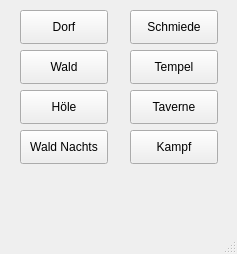
<?xml version="1.0" encoding="UTF-8"?>
<ui version="4.0">
 <class>MainWindow</class>
 <widget class="QMainWindow" name="MainWindow">
  <property name="geometry">
   <rect>
    <x>0</x>
    <y>0</y>
    <width>237</width>
    <height>254</height>
   </rect>
  </property>
  <property name="windowTitle">
   <string>MainWindow</string>
  </property>
  <widget class="QWidget" name="centralwidget">
   <widget class="QPushButton" name="dorf">
    <property name="geometry">
     <rect>
      <x>20</x>
      <y>10</y>
      <width>88</width>
      <height>34</height>
     </rect>
    </property>
    <property name="text">
     <string>Dorf</string>
    </property>
   </widget>
   <widget class="QPushButton" name="wald">
    <property name="geometry">
     <rect>
      <x>20</x>
      <y>50</y>
      <width>88</width>
      <height>34</height>
     </rect>
    </property>
    <property name="text">
     <string>Wald</string>
    </property>
   </widget>
   <widget class="QPushButton" name="schmiede">
    <property name="geometry">
     <rect>
      <x>130</x>
      <y>10</y>
      <width>88</width>
      <height>34</height>
     </rect>
    </property>
    <property name="text">
     <string>Schmiede</string>
    </property>
   </widget>
   <widget class="QPushButton" name="tempel">
    <property name="geometry">
     <rect>
      <x>130</x>
      <y>50</y>
      <width>88</width>
      <height>34</height>
     </rect>
    </property>
    <property name="text">
     <string>Tempel</string>
    </property>
   </widget>
   <widget class="QPushButton" name="hoele">
    <property name="geometry">
     <rect>
      <x>20</x>
      <y>90</y>
      <width>88</width>
      <height>34</height>
     </rect>
    </property>
    <property name="text">
     <string>Höle</string>
    </property>
   </widget>
   <widget class="QPushButton" name="taverne">
    <property name="geometry">
     <rect>
      <x>130</x>
      <y>90</y>
      <width>88</width>
      <height>34</height>
     </rect>
    </property>
    <property name="text">
     <string>Taverne</string>
    </property>
   </widget>
   <widget class="QPushButton" name="wald_nachts">
    <property name="geometry">
     <rect>
      <x>20</x>
      <y>130</y>
      <width>88</width>
      <height>34</height>
     </rect>
    </property>
    <property name="text">
     <string>Wald Nachts</string>
    </property>
   </widget>
   <widget class="QPushButton" name="kampf">
    <property name="geometry">
     <rect>
      <x>130</x>
      <y>130</y>
      <width>88</width>
      <height>34</height>
     </rect>
    </property>
    <property name="text">
     <string>Kampf</string>
    </property>
   </widget>
  </widget>
  <widget class="QMenuBar" name="menubar">
   <property name="geometry">
    <rect>
     <x>0</x>
     <y>0</y>
     <width>237</width>
     <height>30</height>
    </rect>
   </property>
  </widget>
  <widget class="QStatusBar" name="statusbar"/>
 </widget>
 <resources/>
 <connections/>
</ui>
